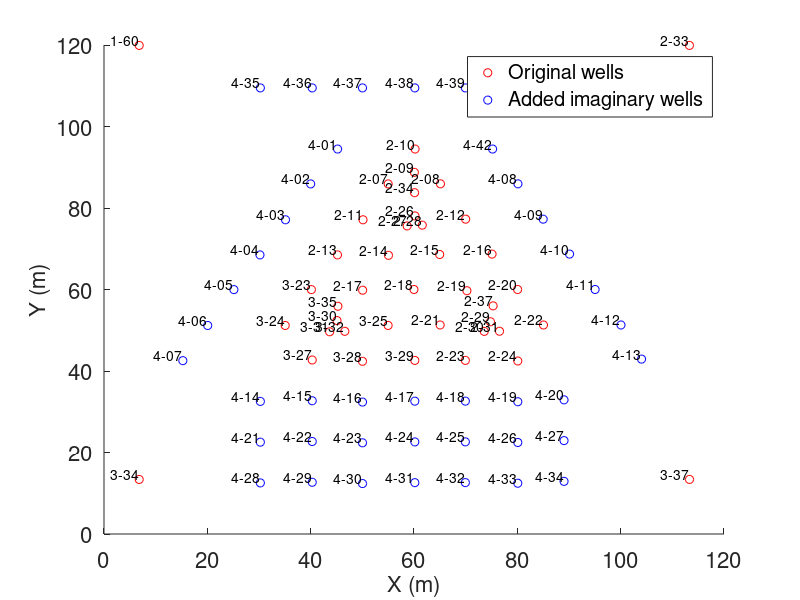

The MATLAB script that drew this image:
Well_add_120 = [6.81 119.90
55.00 85.91
65.12 85.93
60.07 88.75
60.21 94.47
50.13 77.11
70.00 77.26
45.19 68.49
55.06 68.39
64.97 68.59
75.11 68.69
50.06 59.83
59.99 60.00
70.24 59.70
80.05 60.00
65.06 51.29
85.06 51.29
69.94 42.61
80.09 42.46
60.19 78.06
58.67 75.60
61.60 75.79
74.80 52.08
73.59 49.73
76.55 49.76
113.31 119.90
40.14 59.97
35.07 51.17
54.99 51.18
40.30 42.70
50.03 42.38
60.16 42.60
45.10 52.38
43.67 49.63
46.61 49.74
6.81 13.39
45.27 55.89
113.32 13.40
60.11 83.76
75.31 55.99
45.21 94.47
40.00 85.91
35.13 77.11
30.19 68.49
25.14 59.97
20.07 51.17
15.26 42.54
80.12 85.93
85.00 77.26
90.11 68.69
95.05 60.00
100.06 51.29
104.04 42.92
30.26 32.54
40.30 32.70
50.03 32.38
60.16 32.60
69.94 32.61
80.09 32.46
89.04 32.92
30.26 22.54
40.30 22.70
50.03 22.38
60.16 22.60
69.94 22.61
80.09 22.46
89.04 22.92
30.26 12.54
40.30 12.70
50.03 12.38
60.16 12.60
69.94 12.61
80.09 12.46
89.04 12.92
30.26 109.47
40.30 109.47
50.03 109.47
60.16 109.47
69.94 109.47
80.09 109.47
89.04 109.47
75.21 94.47
];
labels{1} = '1-60';
labels{2} = '2-07';
labels{3} = '2-08';
labels{4} = '2-09';
labels{5} = '2-10';
labels{6} = '2-11';
labels{7} = '2-12';
labels{8} = '2-13';
labels{9} = '2-14';
labels{10} = '2-15';
labels{11} = '2-16';
labels{12} = '2-17';
labels{13} = '2-18';
labels{14} = '2-19';
labels{15} = '2-20';
labels{16} = '2-21';
labels{17} = '2-22';
labels{18} = '2-23';
labels{19} = '2-24';
labels{20} = '2-26';
labels{21} = '2-27';
labels{22} = '2-28';
labels{23} = '2-29';
labels{24} = '2-30';
labels{25} = '2-31';
labels{26} = '2-33';
labels{27} = '3-23';
labels{28} = '3-24';
labels{29} = '3-25';
labels{30} = '3-27';
labels{31} = '3-28';
labels{32} = '3-29';
labels{33} = '3-30';
labels{34} = '3-31';
labels{35} = '3-32';
labels{36} = '3-34';
labels{37} = '3-35';
labels{38} = '3-37';
labels{39} = '2-34';
labels{40} = '2-37';
labels{41} = '4-01';
labels{42} = '4-02';
labels{43} = '4-03';
labels{44} = '4-04';
labels{45} = '4-05';
labels{46} = '4-06';
labels{47} = '4-07';
labels{48} = '4-08';
labels{49} = '4-09';
for i = 50:82
    labels{i} = sprintf('4-%d',i-40);
end
hold all;
plot(Well_add_120(1:40,1),Well_add_120(1:40,2),'ro');
%plot(Well_add_120(37:40,1),Well_add_120(37:40,2),'ko');
plot(Well_add_120(41:82,1),Well_add_120(41:82,2),'bo');
set(gca,'fontsize',16)
text(Well_add_120(:,1), Well_add_120(:,2), labels, 'VerticalAlignment','bottom', ...
                             'HorizontalAlignment','right')
xlabel('X (m)','fontsize',16);
ylabel('Y (m)','fontsize',16);
legend('Original wells','Added imaginary wells');

